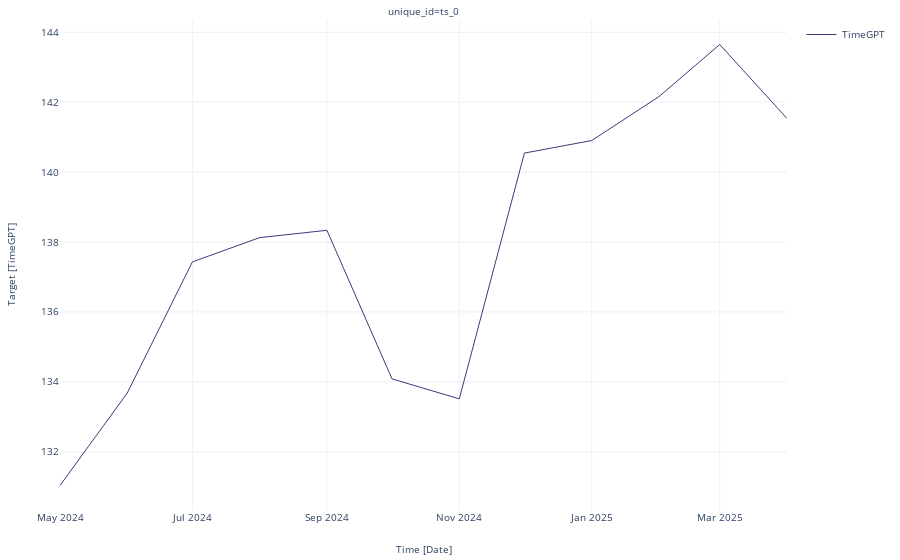

This figure's notebook cell:
### Code cell
timegpt.plot(fcst_df, time_col='Date', target_col='TimeGPT', engine='plotly')

### Figure 1 — Plotly figure (JSON) as saved in the notebook; plotly's stock layout.template omitted (floating-point values rounded to 4 significant figures)
{"data": [{"legendgroup": "TimeGPT", "line": {"color": "#393b79", "width": 1}, "mode": "lines", "name": "TimeGPT", "showlegend": true, "type": "scatter", "x": ["2024-05-01T00:00:00", "2024-06-01T00:00:00", "2024-07-01T00:00:00", "2024-08-01T00:00:00", "2024-09-01T00:00:00", "2024-10-01T00:00:00", "2024-11-01T00:00:00", "2024-12-01T00:00:00", "2025-01-01T00:00:00", "2025-02-01T00:00:00", "2025-03-01T00:00:00", "2025-04-01T00:00:00"], "xaxis": "x", "y": [131.0, 133.7, 137.4, 138.1, 138.3, 134.1, 133.5, 140.5, 140.9, 142.2, 143.6, 141.5], "yaxis": "y"}], "layout": {"annotations": [{"font": {"size": 10}, "showarrow": false, "text": "unique_id=ts_0", "x": 0.5, "xanchor": "center", "xref": "paper", "y": 1, "yanchor": "bottom", "yref": "paper"}, {"font": {"size": 10}, "showarrow": false, "text": "Time [Date]", "x": 0.5, "xanchor": "center", "xref": "paper", "y": 0, "yanchor": "top", "yref": "paper", "yshift": -30}, {"font": {"size": 10}, "showarrow": false, "text": "Target [TimeGPT]", "textangle": -90, "x": 0, "xanchor": "right", "xref": "paper", "xshift": -40, "y": 0.5, "yanchor": "middle", "yref": "paper"}], "autosize": true, "font": {"size": 10}, "margin": {"b": 50, "l": 60, "r": 10, "t": 20}, "xaxis": {"anchor": "y", "autorange": true, "domain": [0, 1], "range": ["2024-05-01", "2025-04-01"], "showticklabels": true, "type": "date", "visible": true}, "yaxis": {"anchor": "x", "autorange": true, "domain": [0, 1], "range": [130.3, 144.4], "type": "linear"}}}
